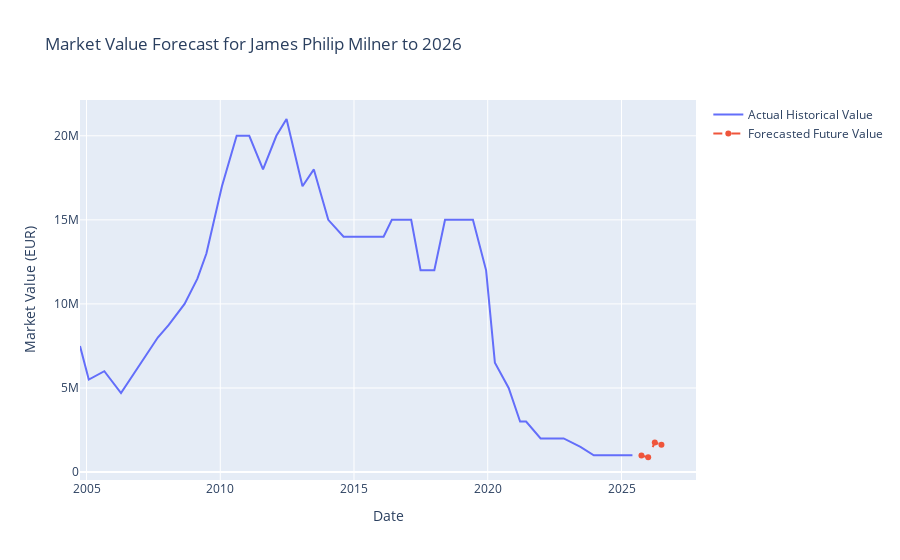

The notebook cell this image was saved under:
### Code cell
import pandas as pd
import numpy as np
import requests
import os
from dotenv import load_dotenv
from sklearn.preprocessing import MinMaxScaler
from tensorflow.keras.models import Sequential
from tensorflow.keras.layers import LSTM, Dense
import plotly.graph_objects as go

# --- 1. Load Secrets and Datasets ---
load_dotenv() # Load variables from .env file
# bearer_token = os.getenv("BEARER_TOKEN") # You can now use this for API calls

try:
    df_perf = pd.read_csv('Full Dataset (league standings with players stats).csv')
    df_injuries = pd.read_csv('James_Milner_injuries.csv')
    df_sentiment = pd.read_csv('James_Milner_recent_sentiment.csv') # Load recent sentiment
    player_id = "3333" # James Milner
    url = f"https://www.transfermarkt.com/ceapi/marketValueDevelopment/graph/{player_id}"
    headers = {'User-Agent': 'Mozilla/5.0'}
    response = requests.get(url, headers=headers)
    df_value = pd.DataFrame(response.json().get('list', []))
    df_value = df_value[['datum_mw', 'y']].rename(columns={'datum_mw': 'date', 'y': 'market_value_eur'})
    df_value['date'] = pd.to_datetime(df_value['date'], format='%d.%m.%Y')
    print("✅ Successfully loaded all datasets.")
except Exception as e:
    print(f"❌ Error loading data: {e}")
    exit()

# --- 2. Create the Master Time-Series (As before) ---
df_perf = df_perf.loc[:, ~df_perf.columns.str.contains('^Unnamed')]
df_perf['fullname'] = df_perf['firstname'] + ' ' + df_perf['lastname']
player_name = "James Philip Milner"
df_player_perf = df_perf[df_perf['fullname'] == player_name].copy()
df_player_perf['season_year'] = df_player_perf['season'].astype(str).str.split('/').str[0]
df_player_perf['date'] = pd.to_datetime(df_player_perf['season_year'] + '-06-30', format='%y-%m-%d', errors='coerce')
df_player_perf.dropna(subset=['date'], inplace=True)
df_injuries['start_date'] = pd.to_datetime(df_injuries['start_date'], errors='coerce', dayfirst=True)
df_injuries['end_date'] = pd.to_datetime(df_injuries['end_date'], errors='coerce', dayfirst=True)
df_injuries.dropna(subset=['start_date', 'end_date'], inplace=True)
df_injuries['days_missed'] = pd.to_numeric(df_injuries['days_missed'], errors='coerce').fillna(0)
start_date = df_player_perf['date'].min()
end_date = pd.to_datetime('today')
quarterly_dates = pd.date_range(start=start_date, end=end_date, freq='QE')
df_master = pd.DataFrame(index=quarterly_dates)
df_master = pd.merge_asof(df_master.sort_index(), df_value.sort_values('date'), left_index=True, right_on='date', direction='nearest')
df_master.set_index('date', inplace=True); df_master['market_value_eur'] = df_master['market_value_eur'].ffill()
df_player_perf.set_index('date', inplace=True)
df_master = df_master.join(df_player_perf[['totalGoals', 'goalAssists', 'totalShots']]); df_master[['totalGoals', 'goalAssists', 'totalShots']] = df_master[['totalGoals', 'goalAssists', 'totalShots']].ffill()
df_master['days_injured'] = 0
for index, row in df_master.iterrows():
    quarter_start = row.name - pd.DateOffset(months=3); quarter_end = row.name
    overlapping_injuries = df_injuries[(df_injuries['start_date'] <= quarter_end) & (df_injuries['end_date'] >= quarter_start)]
    total_days_missed = 0
    if not overlapping_injuries.empty:
        for _, injury_row in overlapping_injuries.iterrows():
            overlap_start = max(quarter_start, injury_row['start_date']); overlap_end = min(quarter_end, injury_row['end_date'])
            total_days_missed += (overlap_end - overlap_start).days if (overlap_end - overlap_start).days > 0 else 0
    df_master.loc[index, 'days_injured'] = total_days_missed
df_master.fillna(0, inplace=True)

# --- 3. Train the Final LSTM Model (As before) ---
data_to_train = df_master[['totalGoals', 'goalAssists', 'days_injured', 'market_value_eur']].copy()
sequence_length = 4
scaler = MinMaxScaler(feature_range=(0, 1)); scaled_data = scaler.fit_transform(data_to_train)
X, y = [], [];
for i in range(sequence_length, len(scaled_data)):
    X.append(scaled_data[i-sequence_length:i, :]); y.append(scaled_data[i, -1])
X, y = np.array(X), np.array(y)
model = Sequential([LSTM(units=50, return_sequences=True, input_shape=(X.shape[1], X.shape[2])), LSTM(units=50), Dense(units=1)])
model.compile(optimizer='adam', loss='mean_squared_error'); print("\nTraining final transfer value prediction model...");
model.fit(X, y, epochs=100, batch_size=4, verbose=0); print("✅ Final model trained.")

# --- 4. NEW: Forecast into the Future (to 2026) ---
n_future_steps = (2026 - pd.to_datetime('today').year) * 4 # Number of quarters until end of 2026
future_predictions_scaled = []
current_sequence = X[-1].reshape(1, X.shape[1], X.shape[2]) # Start with the last known data

for _ in range(n_future_steps):
    next_pred_scaled = model.predict(current_sequence)
    future_predictions_scaled.append(next_pred_scaled[0][0])
    # Create a new sequence by removing the oldest step and adding the new prediction
    new_step = np.insert(current_sequence[0, -1, 1:], -1, next_pred_scaled[0][0]).reshape(1, 1, X.shape[2])
    current_sequence = np.append(current_sequence[:, 1:, :], new_step, axis=1)

# Inverse transform the future predictions
future_predictions = scaler.inverse_transform(np.concatenate((np.zeros((n_future_steps, 3)), np.array(future_predictions_scaled).reshape(-1, 1)), axis=1))[:, -1]
future_dates = pd.date_range(start=df_master.index[-1] + pd.DateOffset(months=3), periods=n_future_steps, freq='QE')

# --- 5. NEW: Calculate Recent Sentiment ---
average_sentiment = df_sentiment['sentiment_score'].mean()
sentiment_text = "Positive" if average_sentiment >= 0.05 else "Negative" if average_sentiment <= -0.05 else "Neutral"

# --- 6. Visualize with Future Forecast ---
fig = go.Figure()
fig.add_trace(go.Scatter(x=df_master.index, y=df_master['market_value_eur'], mode='lines', name='Actual Historical Value'))
fig.add_trace(go.Scatter(x=future_dates, y=future_predictions, mode='lines+markers', name='Forecasted Future Value', line=dict(dash='dash')))
fig.update_layout(title=f"Market Value Forecast for {player_name} to 2026", xaxis_title="Date", yaxis_title="Market Value (EUR)")
fig.show()

print("\n--- 🚀 Final Forecast ---")
print(f"The model forecasts {player_name}'s market value in late 2026 to be around: €{future_predictions[-1]:,.0f}")
print(f"The player's current social media sentiment is: {sentiment_text} (Score: {average_sentiment:.2f})")

### Figure 1 — Plotly figure (JSON) as saved in the notebook; plotly's stock layout.template omitted (floating-point values rounded to 4 significant figures)
{"data": [{"mode": "lines", "name": "Actual Historical Value", "type": "scatter", "x": ["2004-10-04T00:00:00.000000000", "2004-10-04T00:00:00.000000000", "2004-10-04T00:00:00.000000000", "2004-10-04T00:00:00.000000000", "2004-10-04T00:00:00.000000000", "2004-10-04T00:00:00.000000000", "2004-10-04T00:00:00.000000000", "2004-10-04T00:00:00.000000000", "2004-10-04T00:00:00.000000000", "2004-10-04T00:00:00.000000000", "2005-02-01T00:00:00.000000000", "2005-02-01T00:00:00.000000000", "2005-09-01T00:00:00.000000000", "2005-09-01T00:00:00.000000000", "2006-04-17T00:00:00.000000000", "2006-04-17T00:00:00.000000000", "2006-04-17T00:00:00.000000000", "2006-04-17T00:00:00.000000000", "2007-09-01T00:00:00.000000000", "2007-09-01T00:00:00.000000000", "2007-09-01T00:00:00.000000000", "2007-09-01T00:00:00.000000000", "2008-01-29T00:00:00.000000000", "2008-01-29T00:00:00.000000000", "2008-09-01T00:00:00.000000000", "2008-09-01T00:00:00.000000000", "2009-02-23T00:00:00.000000000", "2009-02-23T00:00:00.000000000", "2009-06-26T00:00:00.000000000", "2009-06-26T00:00:00.000000000", "2010-01-24T00:00:00.000000000", "2010-01-24T00:00:00.000000000", "2010-08-13T00:00:00.000000000", "2010-08-13T00:00:00.000000000", "2011-02-01T00:00:00.000000000", "2011-02-01T00:00:00.000000000", "2011-08-08T00:00:00.000000000", "2011-08-08T00:00:00.000000000", "2012-02-06T00:00:00.000000000", "2012-02-06T00:00:00.000000000", "2012-06-24T00:00:00.000000000", "2012-06-24T00:00:00.000000000", "2013-01-28T00:00:00.000000000", "2013-01-28T00:00:00.000000000", "2013-07-02T00:00:00.000000000", "2013-07-02T00:00:00.000000000", "2014-01-15T00:00:00.000000000", "2014-01-15T00:00:00.000000000", "2014-08-12T00:00:00.000000000", "2014-08-12T00:00:00.000000000", "2015-02-12T00:00:00.000000000", "2015-02-12T00:00:00.000000000", "2015-07-01T00:00:00.000000000", "2015-07-01T00:00:00.000000000", "2016-02-09T00:00:00.000000000", "2016-02-09T00:00:00.000000000", "2016-06-01T00:00:00.000000000", "2016-08-01T00:00:00.000000000", "2017-02-20T00:00:00.000000000", "2017-02-20T00:00:00.000000000", "2017-06-28T00:00:00.000000000", "2017-06-28T00:00:00.000000000", "2018-01-02T00:00:00.000000000", "2018-05-28T00:00:00.000000000", "2018-05-28T00:00:00.000000000", "2018-12-19T00:00:00.000000000", "2018-12-19T00:00:00.000000000", "2019-06-13T00:00:00.000000000", "2019-06-13T00:00:00.000000000", "2019-12-10T00:00:00.000000000", "2019-12-10T00:00:00.000000000", "2020-04-08T00:00:00.000000000", "2020-04-08T00:00:00.000000000", "2020-10-13T00:00:00.000000000", "2021-03-18T00:00:00.000000000", "2021-03-18T00:00:00.000000000", "2021-06-08T00:00:00.000000000", "2021-12-23T00:00:00.000000000", "2021-12-23T00:00:00.000000000", "2022-06-15T00:00:00.000000000", "2022-06-15T00:00:00.000000000", "2022-11-03T00:00:00.000000000", "2022-11-03T00:00:00.000000000", "2023-06-20T00:00:00.000000000", "2023-06-20T00:00:00.000000000", "2023-12-19T00:00:00.000000000", "2023-12-19T00:00:00.000000000", "2024-05-27T00:00:00.000000000", "2024-05-27T00:00:00.000000000", "2024-12-16T00:00:00.000000000", "2024-12-16T00:00:00.000000000", "2025-05-30T00:00:00.000000000", "2025-05-30T00:00:00.000000000"], "y": [7500000, 7500000, 7500000, 7500000, 7500000, 7500000, 7500000, 7500000, 7500000, 7500000, 5500000, 5500000, 6000000, 6000000, 4700000, 4700000, 4700000, 4700000, 8000000, 8000000, 8000000, 8000000, 8750000, 8750000, 10000000, 10000000, 11500000, 11500000, 13000000, 13000000, 17000000, 17000000, 20000000, 20000000, 20000000, 20000000, 18000000, 18000000, 20000000, 20000000, 21000000, 21000000, 17000000, 17000000, 18000000, 18000000, 15000000, 15000000, 14000000, 14000000, 14000000, 14000000, 14000000, 14000000, 14000000, 14000000, 15000000, 15000000, 15000000, 15000000, 12000000, 12000000, 12000000, 15000000, 15000000, 15000000, 15000000, 15000000, 15000000, 12000000, 12000000, 6500000, 6500000, 5000000, 3000000, 3000000, 3000000, 2000000, 2000000, 2000000, 2000000, 2000000, 2000000, 1500000, 1500000, 1000000, 1000000, 1000000, 1000000, 1000000, 1000000, 1000000, 1000000]}, {"line": {"dash": "dash"}, "mode": "lines+markers", "name": "Forecasted Future Value", "type": "scatter", "x": ["2025-09-30T00:00:00.000000000", "2025-12-31T00:00:00.000000000", "2026-03-31T00:00:00.000000000", "2026-06-30T00:00:00.000000000"], "y": [977600.0, 879900.0, 1759000.0, 1616000.0]}], "layout": {"title": {"text": "Market Value Forecast for James Philip Milner to 2026"}, "xaxis": {"title": {"text": "Date"}}, "yaxis": {"title": {"text": "Market Value (EUR)"}}}}
